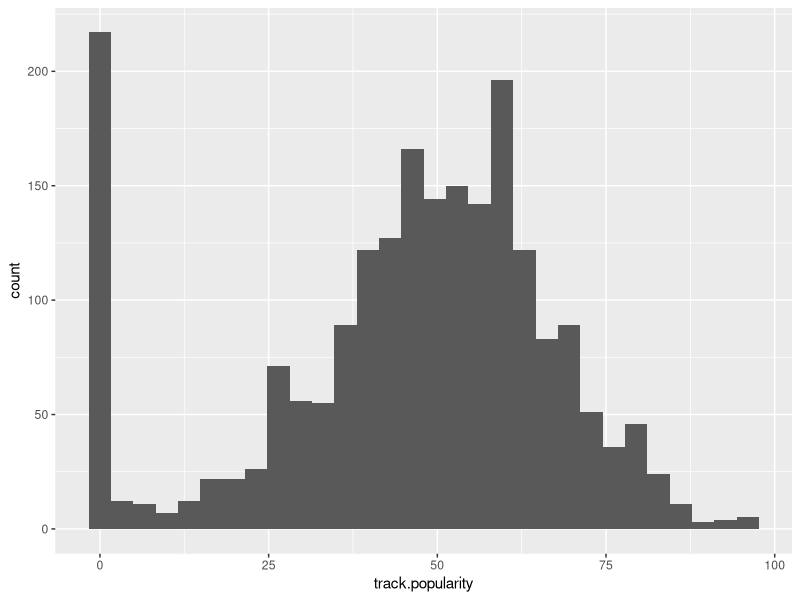
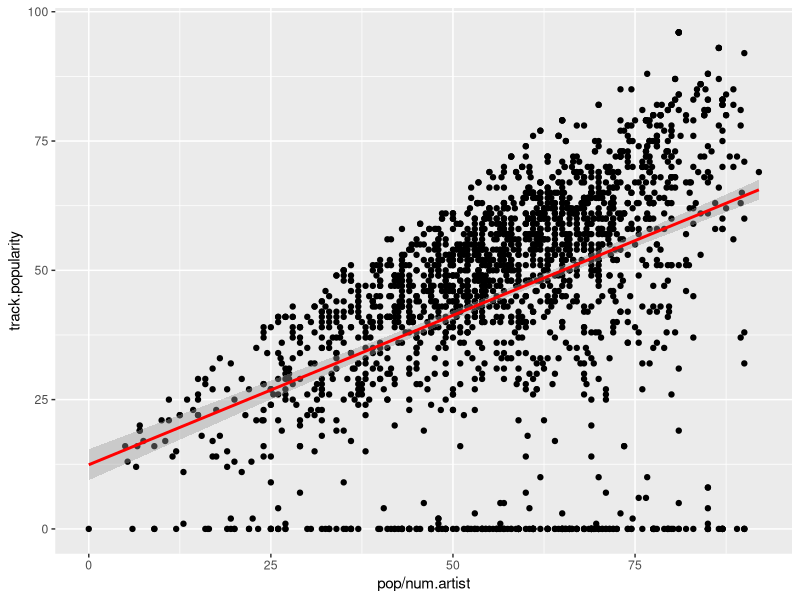
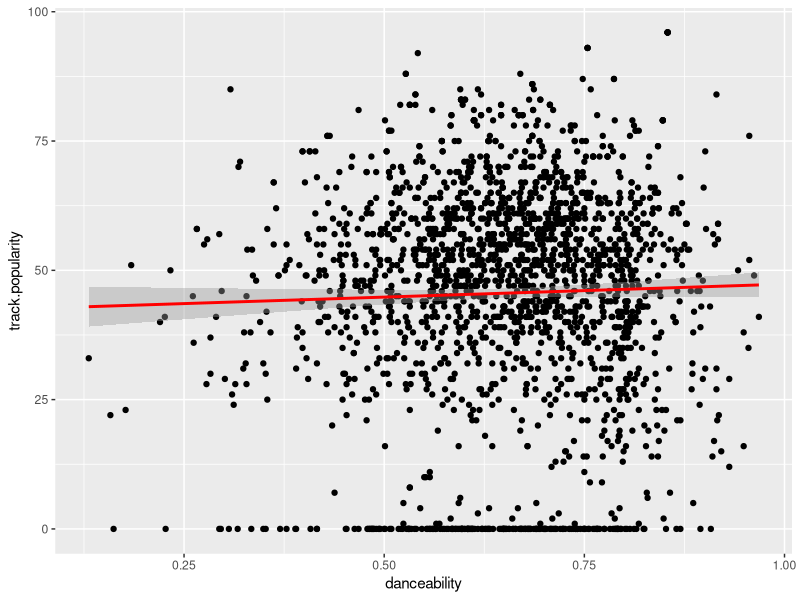
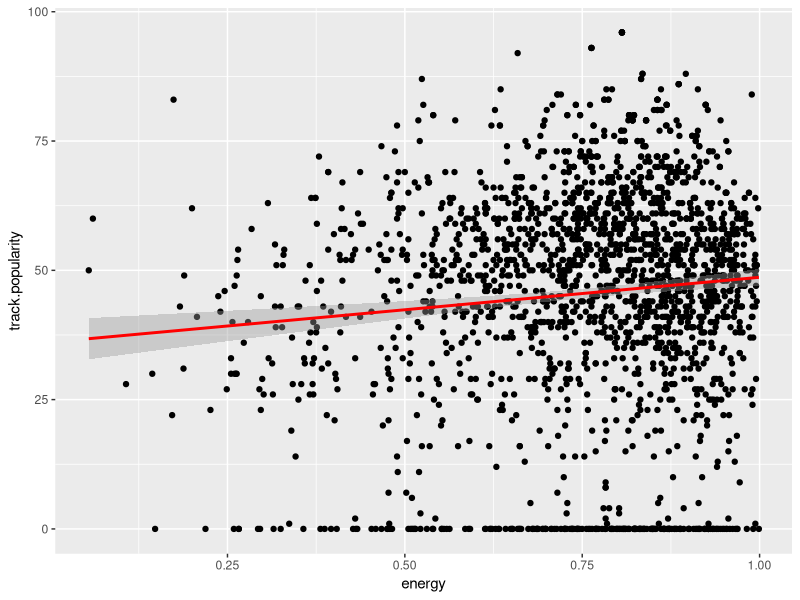
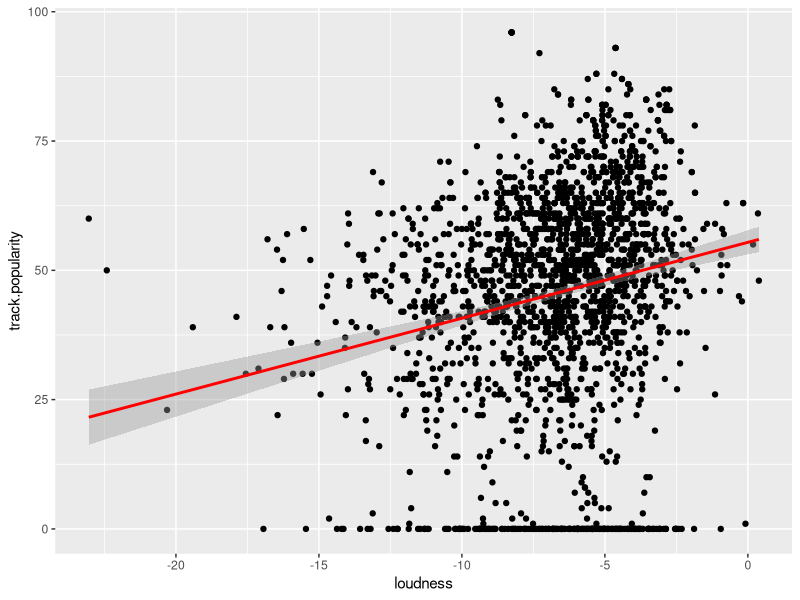
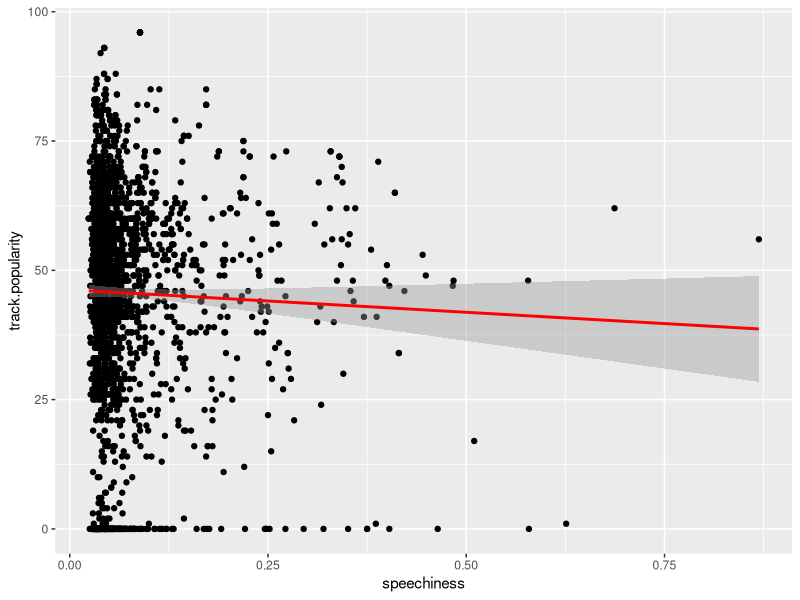
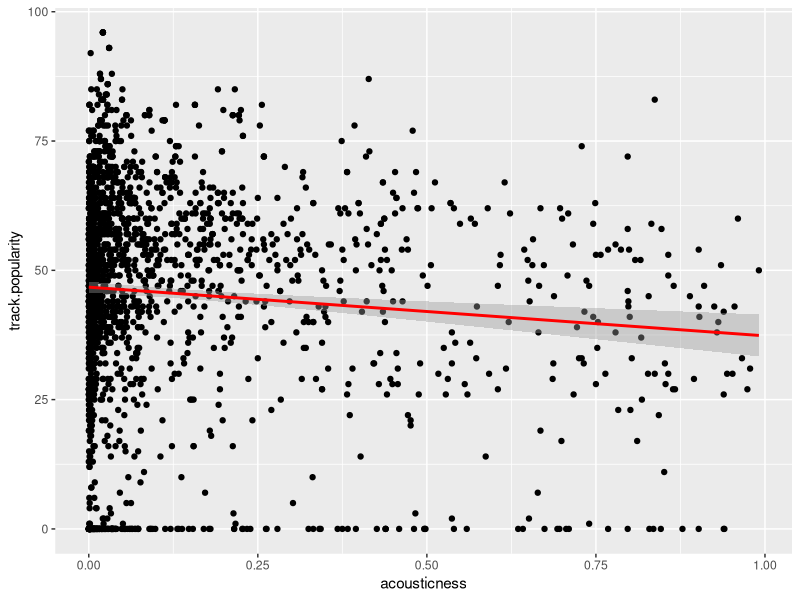
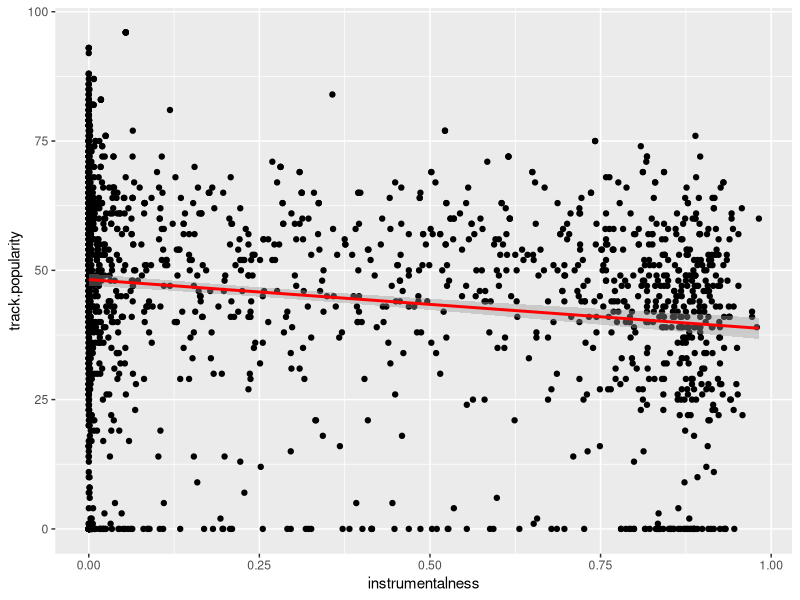

Reproduce these figures in R, in order.
## ---- chunk 1
knitr::opts_chunk$set(echo = TRUE)
## ---- chunk 2
library(tidyverse)
## ---- chunk 3
track_data <- read.csv('data/spotify_tracks.csv')
## ---- chunk 4
glimpse(track_data)
summary(track_data)
## ---- chunk 5
t_popularity <- ggplot(track_data, aes(x=track.popularity)) + geom_histogram()
t_popularity
## ---- chunk 6
popart <- ggplot(data = track_data, aes(x = pop/num.artist , y = track.popularity)) + geom_point()+ stat_smooth(method = "lm", col = "red")
popart
## ---- chunk 7
ztpop <- track_data %>% filter(track.popularity == 0) %>% filter((pop/num.artist) > 75)
glimpse(ztpop)
## ---- chunk 8
pdance <- ggplot(data = track_data, aes(x = danceability , y = track.popularity)) + geom_point()+ stat_smooth(method = "lm", col = "red")

penergy <- ggplot(data = track_data, aes(x = energy , y = track.popularity)) + geom_point()+ stat_smooth(method = "lm", col = "red")

ploud <- ggplot(data = track_data, aes(x = loudness , y = track.popularity)) + geom_point()+ stat_smooth(method = "lm", col = "red")

pspeech <- ggplot(data = track_data, aes(x = speechiness , y = track.popularity)) + geom_point()+ stat_smooth(method = "lm", col = "red")

pacoustic <- ggplot(data = track_data, aes(x = acousticness , y = track.popularity)) + geom_point()+ stat_smooth(method = "lm", col = "red")

pinstrum <- ggplot(data = track_data, aes(x = instrumentalness , y = track.popularity)) + geom_point()+ stat_smooth(method = "lm", col = "red")

popart <- ggplot(data = track_data, aes(x = liveness , y = track.popularity)) + geom_point()+ stat_smooth(method = "lm", col = "red")

pvalence <- ggplot(data = track_data, aes(x = valence , y = track.popularity)) + geom_point()+ stat_smooth(method = "lm", col = "red")

ptempo <- ggplot(data = track_data, aes(x = tempo , y = track.popularity)) + geom_point()+ stat_smooth(method = "lm", col = "red")

pdance
penergy
ploud
pspeech
pacoustic
pinstrum
pvalence
ptempo

## ---- chunk 9
louden <- ggplot(data = track_data, aes(x = loudness , y = energy)) + geom_point()+ stat_smooth(method = "lm", col = "red")
louden
## ---- chunk 10
t_nart <- ggplot(track_data, aes(x=num.artist)) + geom_bar()
t_nart
## ---- chunk 11
data_nart1 <- track_data %>% filter(num.artist == 1)
data_nart2 <- track_data %>% filter(num.artist == 2)
data_nart3 <- track_data %>% filter(num.artist == 3)

p_nart1 <- ggplot(data_nart1, aes(x=pop)) + geom_histogram()
p_nart2 <- ggplot(data_nart2, aes(x=pop)) + geom_histogram()
p_nart3 <- ggplot(data_nart3, aes(x=pop)) + geom_histogram()

p_nart1 
p_nart2
p_nart3
